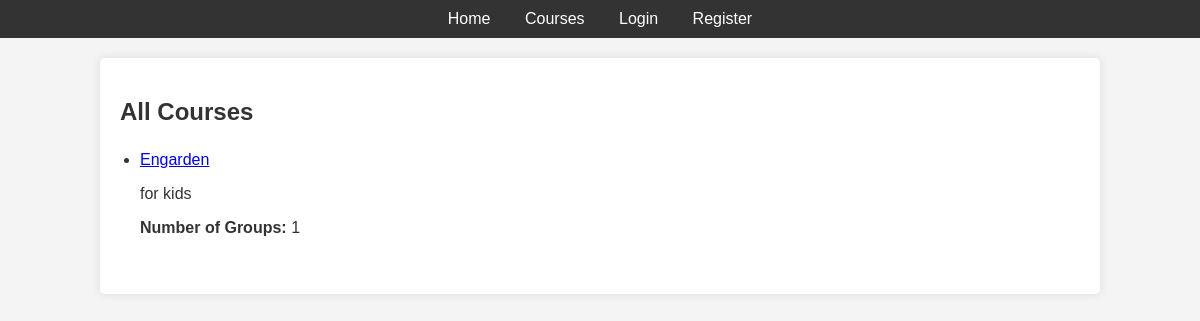
The app's page /courses/, older data.
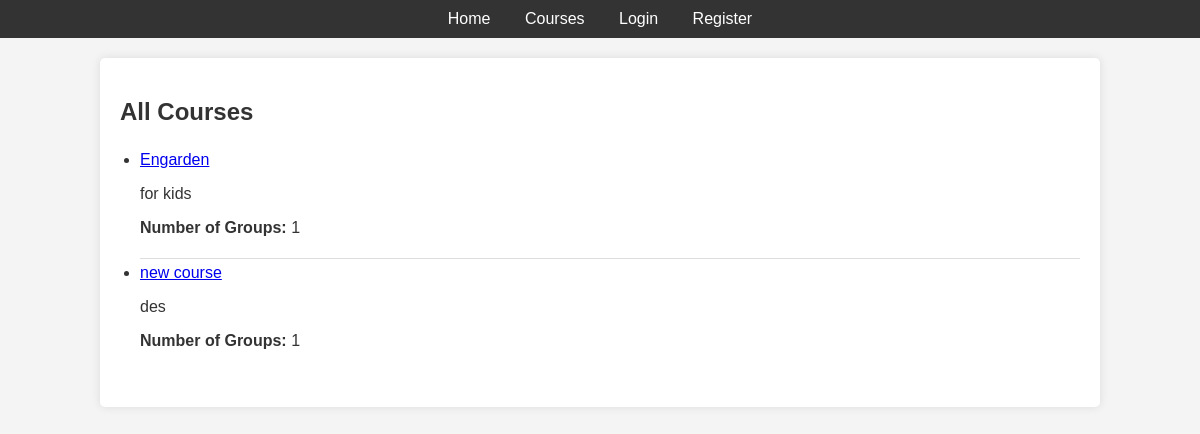
The same page, newer data.
### courses/models.py (models this page shows, shortened)
class Course(models.Model):
    name = models.CharField("Course Name", max_length=100)
    description = models.CharField("Description", max_length=150, blank=True, null=True)
    image = models.ImageField("Course Image", upload_to="course_images/", blank=True, null=True)
    groups = models.ManyToManyField(StudentGroup, related_name="courses")
    teachers = models.ManyToManyField(get_user_model(), related_name="courses_taught", blank=True)

### courses/views.py (the view)
# urls.py: path("", course_list, name="course_list"),
def course_list(request):
    courses = Course.objects.all()
    is_admin = request.user.groups.filter(name="Administrators").exists()
    return render(request, "courses/course_list.html", {"courses": courses, "is_admin": is_admin})

### templates/courses/course_list.html (shortened to what this page needs)
{% extends 'base.html' %}
{% block content %}
    <h2>All Courses</h2>
    <ul>
        {% for course in courses %}
            <li>
                <a href="{% url 'course_detail' course.id %}">{{ course.name }}</a>
                {% if course.description %}
                    <p>{{ course.description }}</p>
                {% endif %}
                <p><strong>Number of Groups:</strong> {{ course.groups.count }}</p>
            </li>
        {% empty %}
            <li>No courses available.</li>
        {% endfor %}
    </ul>
{% endblock %}

Row changes from the older to the newer data that the page shows:
added Course: name "new course", description "des", groups.count "1"
